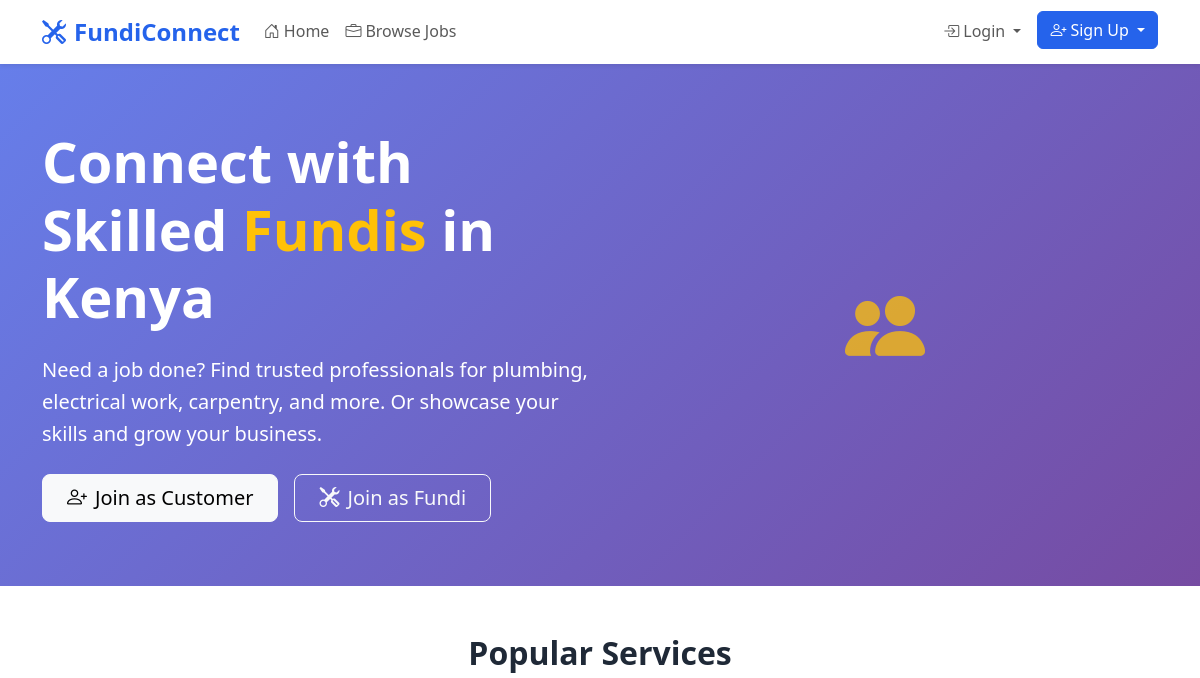
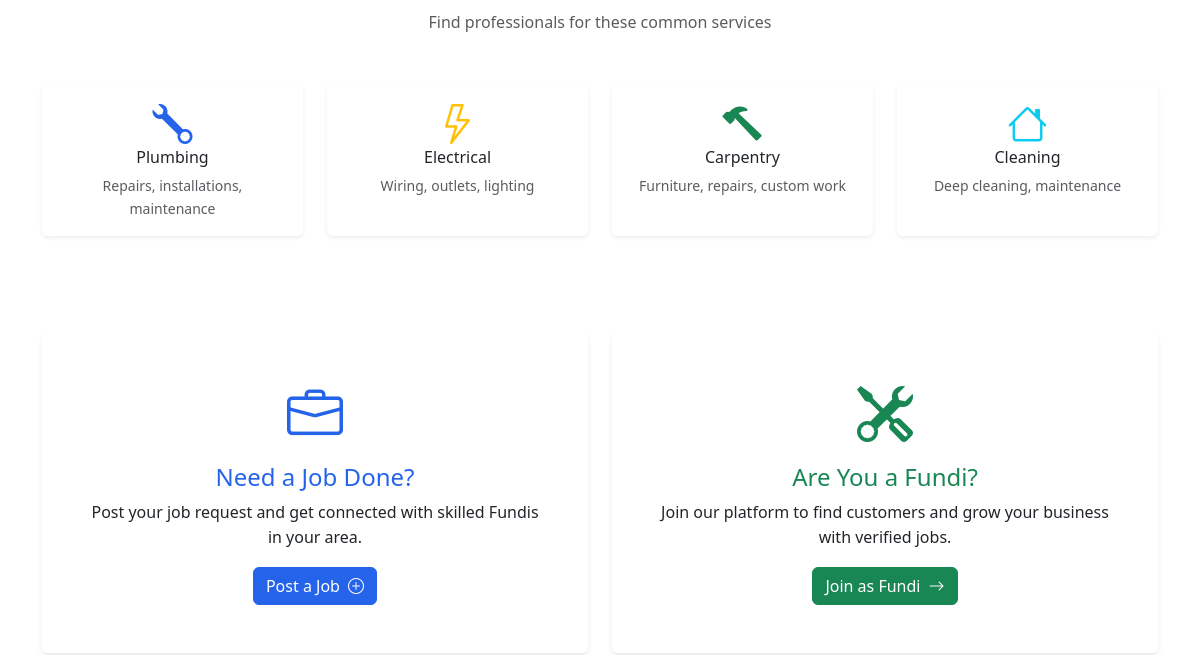
The app's page / (upper part), older data (2 pictures, top to bottom).
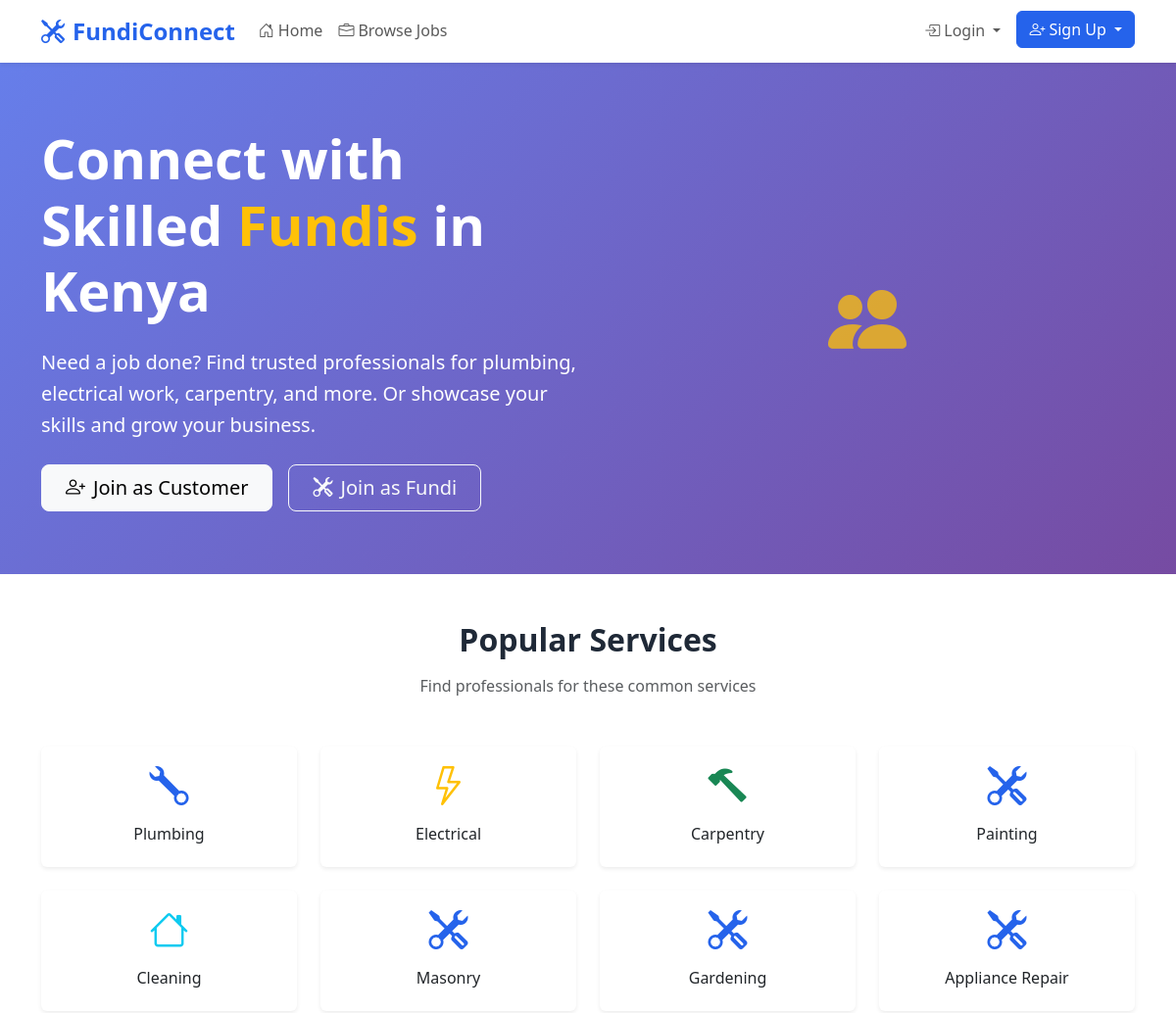
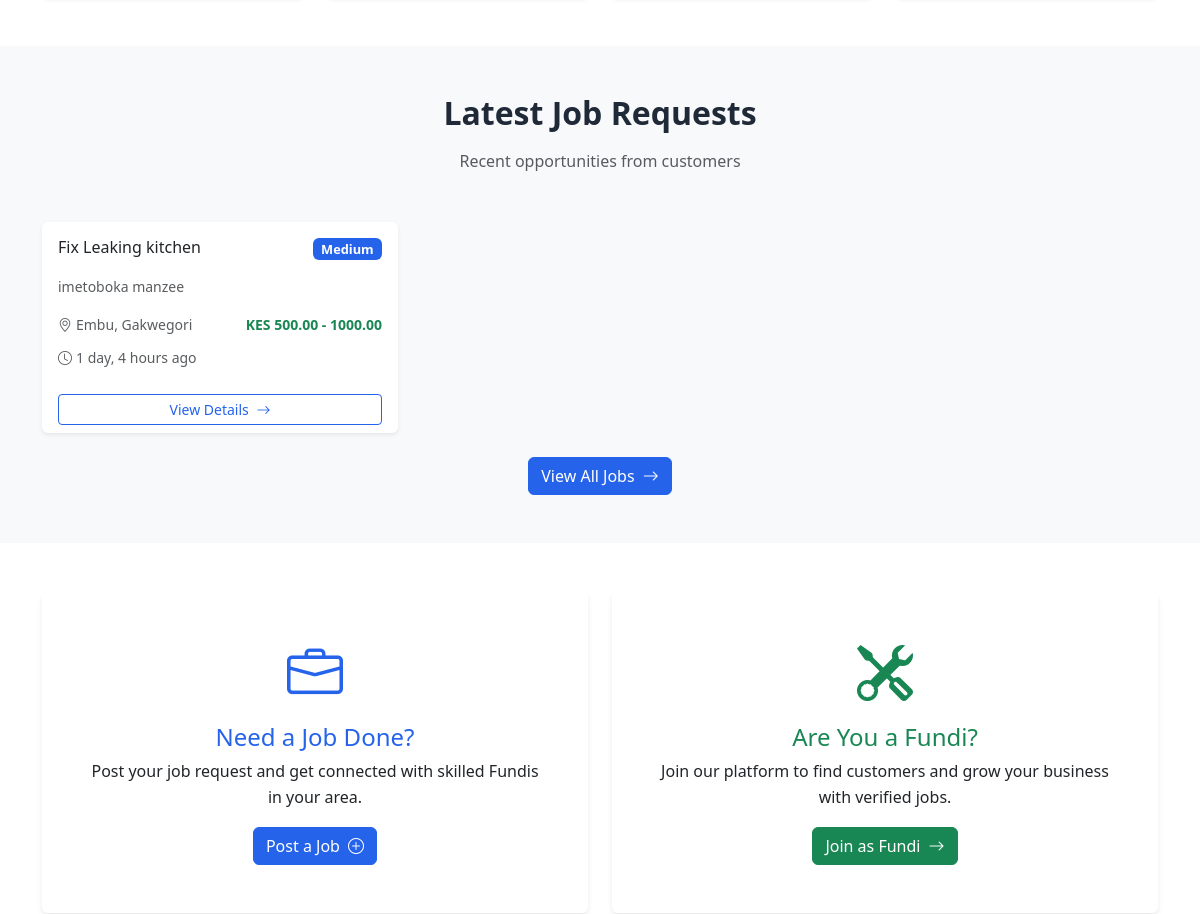
The same page, newer data (2 pictures, top to bottom).
### jobs/models.py (models this page shows, shortened)
class Category(models.Model):
    name = models.CharField(max_length=50, unique=True)
    description = models.TextField(blank=True)
    created_at = models.DateTimeField(auto_now_add=True)
    class Meta:
        verbose_name_plural = "Categories"

class Job(models.Model):
    STATUS_CHOICES = [
        ('open', 'Open'),
        ('in_progress', 'In Progress'),
        ('completed', 'Completed'),
        ('cancelled', 'Cancelled'),
    ]
    URGENCY_CHOICES = [
        ('low', 'Low'),
        ('medium', 'Medium'),
        ('high', 'High'),
        ('urgent', 'Urgent'),
    ]
    title = models.CharField(max_length=200)
    description = models.TextField()
    customer = models.ForeignKey(User, on_delete=models.CASCADE, related_name='posted_jobs')
    fundi = models.ForeignKey(User, on_delete=models.SET_NULL, null=True, blank=True, related_name='assigned_jobs')
    category = models.ForeignKey(Category, on_delete=models.SET_NULL, null=True)
    location = models.CharField(max_length=100)
    status = models.CharField(max_length=20, choices=STATUS_CHOICES, default='open')
    urgency = models.CharField(max_length=10, choices=URGENCY_CHOICES, default='medium')
    budget_min = models.DecimalField(max_digits=10, decimal_places=2, null=True, blank=True)
    budget_max = models.DecimalField(max_digits=10, decimal_places=2, null=True, blank=True)
    created_at = models.DateTimeField(auto_now_add=True)
    updated_at = models.DateTimeField(auto_now=True)
    deadline = models.DateTimeField(null=True, blank=True)
    rating = models.PositiveSmallIntegerField(null=True, blank=True)  # 1-5 stars
    customer_review_text = models.TextField(blank=True)  # Optional written review
    class Meta:
        ordering = ['-created_at']

### core/views.py (the view, shortened to what this page needs)
# urls.py: path('', views.dashboard, name='dashboard'),
def dashboard(request):
    if not request.user.is_authenticated:
        jobs = Job.objects.filter(status='open').order_by('-created_at')[:6]
        categories = Category.objects.all()[:8]
        return render(request, 'core/landing.html', {
            'jobs': jobs,
            'categories': categories
        })

### templates/core/landing.html (shortened to what this page needs)
{% extends 'base/base.html' %}
{% block content %}
<section class="hero-section">
    <div class="container">
        <div class="row align-items-center">
            <div class="col-lg-6">
                <h1 class="display-4 fw-bold mb-4">
                    Connect with Skilled <span class="text-warning">Fundis</span> in Kenya
                </h1>
                <p class="lead mb-4">
                    Need a job done? Find trusted professionals for plumbing, electrical work, carpentry,
                    and more. Or showcase your skills and grow your business.
                </p>
                <div class="d-flex flex-column flex-md-row gap-3">
                    <a href="{% url 'account_signup' %}" class="btn btn-light btn-lg px-4">
                        <i class="bi bi-person-plus me-2"></i>Join as Customer
                    </a>
                    <a href="{% url 'account_signup' %}" class="btn btn-outline-light btn-lg px-4">
                        <i class="bi bi-tools me-2"></i>Join as Fundi
                    </a>
                </div>
            </div>
            <div class="col-lg-6 mt-5 mt-lg-0">
                <div class="text-center">
                    <i class="bi bi-people-fill display-1 text-warning opacity-75"></i>
                </div>
            </div>
        </div>
    </div>
</section>
<section class="py-5" id="popular-services">
    <div class="container">
        <div class="text-center mb-5">
            <h2 class="fw-bold mb-3">Popular Services</h2>
            <p class="text-muted">Find professionals for these common services</p>
        </div>
        <div class="row g-4">
            {% if categories %}
                {% for category in categories %}
                <div class="col-md-3 col-6">
                    <div class="card h-100 text-center border-0 shadow-sm">
                        <div class="card-body">
                            <div class="mb-3">
                                {% if category.name == 'Plumbing' %}
                                    <i class="bi bi-wrench display-6 text-primary"></i>
                                {% elif category.name == 'Electrical' %}
                                    <i class="bi bi-lightning display-6 text-warning"></i>
                                {% elif category.name == 'Carpentry' %}
                                    <i class="bi bi-hammer display-6 text-success"></i>
                                {% elif category.name == 'Cleaning' %}
                                    <i class="bi bi-house display-6 text-info"></i>
                                {% else %}
                                    <i class="bi bi-tools display-6 text-primary"></i>
                                {% endif %}
                            </div>
                            <h6 class="card-title">{{ category.name }}</h6>
                        </div>
                    </div>
                </div>
                {% endfor %}
            {% else %}
                <div class="col-md-3 col-6">
                    <div class="card h-100 text-center border-0 shadow-sm">
                        <div class="card-body">
                            <i class="bi bi-wrench display-6 text-primary mb-3"></i>
                            <h6 class="card-title">Plumbing</h6>
                            <p class="card-text text-muted small">Repairs, installations, maintenance</p>
                        </div>
                    </div>
                </div>
                <div class="col-md-3 col-6">
                    <div class="card h-100 text-center border-0 shadow-sm">
                        <div class="card-body">
                            <i class="bi bi-lightning display-6 text-warning mb-3"></i>
                            <h6 class="card-title">Electrical</h6>
                            <p class="card-text text-muted small">Wiring, outlets, lighting</p>
                        </div>
                    </div>
                </div>
                <div class="col-md-3 col-6">
                    <div class="card h-100 text-center border-0 shadow-sm">
                        <div class="card-body">
                            <i class="bi bi-hammer display-6 text-success mb-3"></i>
                            <h6 class="card-title">Carpentry</h6>
                            <p class="card-text text-muted small">Furniture, repairs, custom work</p>
                        </div>
                    </div>
                </div>
                <div class="col-md-3 col-6">
                    <div class="card h-100 text-center border-0 shadow-sm">
                        <div class="card-body">
                            <i class="bi bi-house display-6 text-info mb-3"></i>
                            <h6 class="card-title">Cleaning</h6>
                            <p class="card-text text-muted small">Deep cleaning, maintenance</p>
                        </div>
                    </div>
                </div>
            {% endif %}
        </div>
    </div>
</section>
{% if jobs %}
<section class="py-5 bg-light">
    <div class="container">
        <div class="text-center mb-5">
            <h2 class="fw-bold mb-3">Latest Job Requests</h2>
            <p class="text-muted">Recent opportunities from customers</p>
        </div>
        <div class="row g-4">
            {% for job in jobs %}
            <div class="col-lg-4 col-md-6">
                <div class="card job-card h-100 border-0 shadow-sm">
                    <div class="card-body">
                        <div class="d-flex justify-content-between align-items-start mb-3">
                            <h6 class="card-title mb-0">{{ job.title }}</h6>
                            <span class="badge bg-primary badge-urgency">{{ job.get_urgency_display }}</span>
                        </div>
                        <p class="card-text text-muted small mb-3">{{ job.description|truncatewords:15 }}</p>
                        <div class="d-flex justify-content-between align-items-center mb-2">
                            <small class="text-muted">
                                <i class="bi bi-geo-alt me-1"></i>{{ job.location }}
                            </small>
                            {% if job.budget_min %}
                                <small class="text-success fw-bold">
                                    KES {{ job.budget_min }}{% if job.budget_max %} - {{ job.budget_max }}{% endif %}
                                </small>
                            {% endif %}
                        </div>
                        <small class="text-muted">
                            <i class="bi bi-clock me-1"></i>{{ job.created_at|timesince }} ago
                        </small>
                    </div>
                    <div class="card-footer bg-transparent border-0">
                        <a href="{% url 'job_detail' job.id %}" class="btn btn-outline-primary btn-sm w-100">
                            View Details <i class="bi bi-arrow-right ms-1"></i>
                        </a>
                    </div>
                </div>
            </div>
            {% endfor %}
        </div>
        <div class="text-center mt-4">
            <a href="{% url 'job_list' %}" class="btn btn-primary">
                View All Jobs <i class="bi bi-arrow-right ms-1"></i>
            </a>
        </div>
    </div>
</section>
{% endif %}
<section class="py-5">
    <div class="container">
        <div class="row">
            <div class="col-lg-6 mb-4">
                <div class="card border-primary h-100">
                    <div class="card-body text-center p-5">
                        <div class="mb-3">
                            <i class="bi bi-briefcase display-4 text-primary"></i>
                        </div>
                        <h4 class="card-title text-primary">Need a Job Done?</h4>
                        <p class="card-text">Post your job request and get connected with skilled Fundis in your area.</p>
                        <a href="{% url 'account_signup' %}" class="btn btn-primary">
                            Post a Job <i class="bi bi-plus-circle ms-1"></i>
                        </a>
                    </div>
                </div>
            </div>
            <div class="col-lg-6 mb-4">
                <div class="card border-success h-100">
                    <div class="card-body text-center p-5">
                        <div class="mb-3">
                            <i class="bi bi-tools display-4 text-success"></i>
                        </div>
                        <h4 class="card-title text-success">Are You a Fundi?</h4>
                        <p class="card-text">Join our platform to find customers and grow your business with verified jobs.</p>
                        <a href="{% url 'account_signup' %}" class="btn btn-success">
                            Join as Fundi <i class="bi bi-arrow-right ms-1"></i>
                        </a>
                    </div>
                </div>
            </div>
        </div>
    </div>
</section>
{% endblock %}

### templates/base/base.html (shortened to what this page needs)
<!DOCTYPE html>
<html lang="en">
<head>
    <link href="https://cdn.jsdelivr.net/npm/bootstrap@5.3.0/dist/css/bootstrap.min.css" rel="stylesheet">
    <link href="https://cdn.jsdelivr.net/npm/bootstrap-icons@1.10.0/font/bootstrap-icons.css" rel="stylesheet">
</head>
<body>
    <nav class="navbar navbar-expand-lg navbar-light bg-white shadow-sm sticky-top">
        <div class="container">
            <a class="navbar-brand" href="{% url 'dashboard' %}">
                <i class="bi bi-tools me-2"></i>FundiConnect
            </a>
            <div class="collapse navbar-collapse" id="navbarNav">
                <ul class="navbar-nav me-auto">
                    <li class="nav-item">
                        <a class="nav-link" href="{% url 'dashboard' %}">
                            <i class="bi bi-house-door me-1"></i>Home
                        </a>
                    </li>
                    <li class="nav-item">
                        {% if user.is_authenticated %}
                            <a class="nav-link" href="{% url 'job_list' %}">
                                <i class="bi bi-briefcase me-1"></i>Browse Jobs
                            </a>
                        {% else %}
                            <a class="nav-link" href="{% url 'dashboard' %}#popular-services">
                                <i class="bi bi-briefcase me-1"></i>Browse Jobs
                            </a>
                        {% endif %}
                    </li>
                </ul>
                <ul class="navbar-nav">
                    {% if user.is_authenticated %}
                        <li class="nav-item dropdown">
                            <a class="nav-link dropdown-toggle d-flex align-items-center" href="#" id="navbarDropdown" role="button" data-bs-toggle="dropdown">
                                {% if user.role == 'fundi' and user.fundi_profile and user.fundi_profile.profile_photo %}
                                    <img src="{{ user.fundi_profile.profile_photo.url }}" class="profile-avatar me-2" style="object-fit:cover; width:40px; height:40px; border-radius:50%; border:2px solid #2563eb;" alt="Avatar">
                                {% elif user.role == 'customer' and user.profile_photo %}
                                    <img src="{{ user.profile_photo.url }}" class="profile-avatar me-2" style="object-fit:cover; width:40px; height:40px; border-radius:50%; border:2px solid #2563eb;" alt="Avatar">
                                {% else %}
                                    <div class="profile-avatar me-2">
                                        {{ user.first_name.0|default:user.email.0|upper }}
                                    </div>
                                {% endif %}
                                {{ user.first_name|default:user.email }}
                                {% if user.role == 'fundi' and user.is_verified %}
                                    <i class="bi bi-patch-check-fill text-success ms-1"></i>
                                {% endif %}
                            </a>
                            <ul class="dropdown-menu">
                                <li><a class="dropdown-item" href="{% url 'profile' %}">
                                    <i class="bi bi-person me-2"></i>Profile
                                </a></li>
                                <li><hr class="dropdown-divider"></li>
                                <li>
                                    <form method="post" action="{% url 'account_logout' %}" class="d-inline">
                                        {% csrf_token %}
                                        <button type="submit" class="dropdown-item text-danger">
                                            <i class="bi bi-box-arrow-right me-2"></i>Logout
                                        </button>
                                    </form>
                                </li>
                            </ul>
                        </li>
                    {% else %}
                        <li class="nav-item dropdown">
                            <a class="nav-link dropdown-toggle" href="#" id="loginDropdown" role="button" data-bs-toggle="dropdown" aria-expanded="false">
                                <i class="bi bi-box-arrow-in-right me-1"></i>Login
                            </a>
                        </li>
                        <li class="nav-item dropdown">
                            <a class="btn btn-primary ms-2 dropdown-toggle" href="#" id="signupDropdown" role="button" data-bs-toggle="dropdown" aria-expanded="false">
                                <i class="bi bi-person-plus me-1"></i>Sign Up
                            </a>
                        </li>
                    {% endif %}
                </ul>
            </div>
        </div>
    </nav>
    <main>
        {% block content %}{% endblock %}
    </main>
</body>
</html>

Row changes from the older to the newer data that the page shows:
added Category: name "Plumbing"
added Category: name "Electrical"
added Category: name "Carpentry"
added Category: name "Painting"
added Category: name "Cleaning"
added Category: name "Masonry"
added Category: name "Gardening"
added Category: name "Appliance Repair"
added Job: title "Fix Leaking kitchen", urgency "Medium", description "imetoboka manzee", location "Embu, Gakwegori", budget_min "500.00", budget_max "1000.00", created_at "1 day, 4 hours"
Text that changed along with them:
text no longer shown: "Plumbing Repairs, installations, maintenance Electrical Wiring, outlets, lighting Carpentry Furniture, repairs, custom work Cleaning Deep cleaning, maintenance"
text now shown: "Latest Job Requests Recent opportunities from customers View All Jobs"
